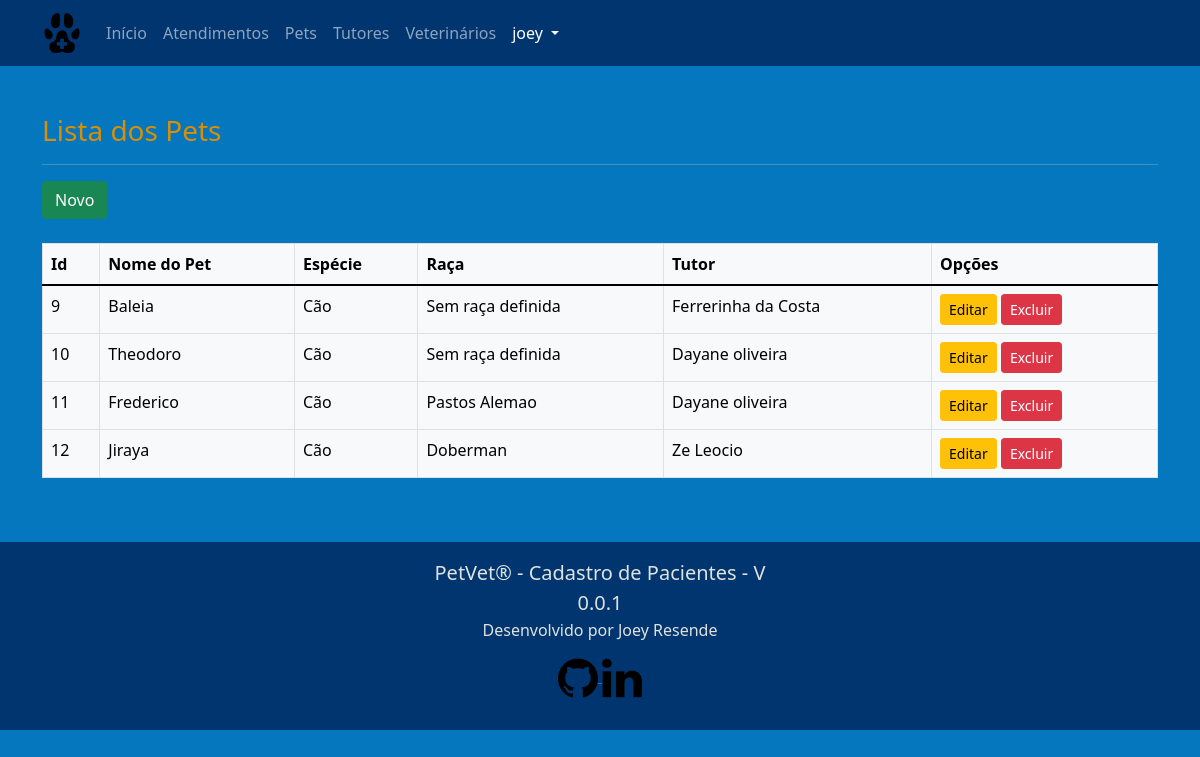
Page /core/pets/ (signed in) on the earlier database version.
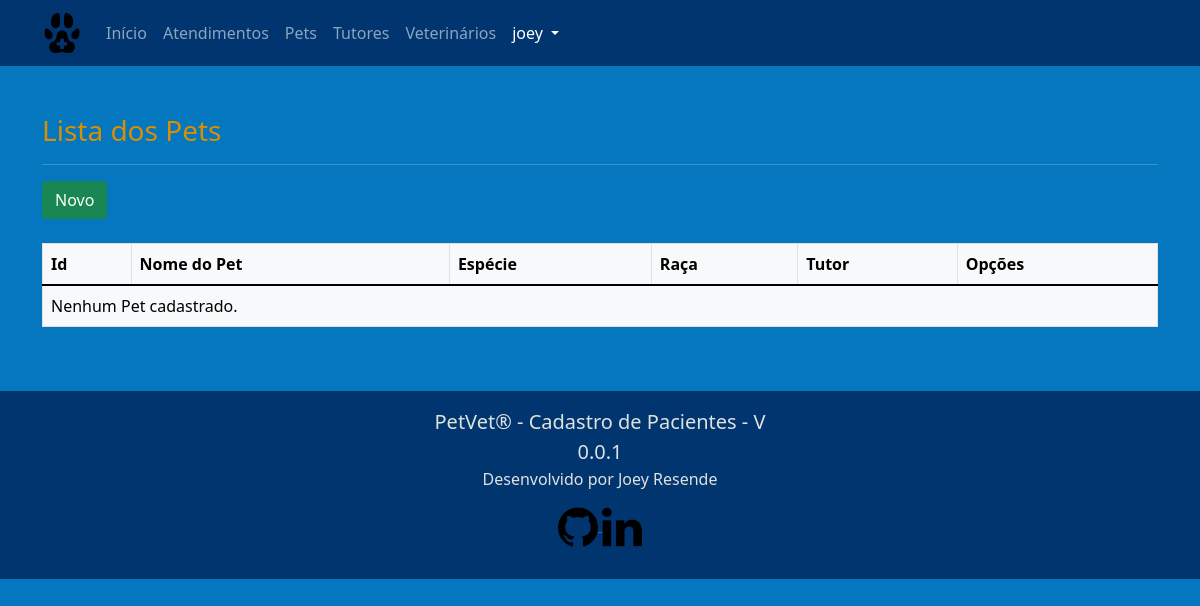
Same page on the later database version.
### core/models.py (models this page shows, shortened)
class Pets(models.Model):
    id = models.AutoField(primary_key=True)
    pet_name = models.CharField(
        max_length=30, verbose_name='Nome do Pet')
    species = models.CharField(
        max_length=20, verbose_name='Espécie')
    breed = models.CharField(
        max_length=30, verbose_name='Raça')
    gender = models.CharField(
        max_length=5, choices=sex_status, verbose_name='Genêro')
    date_of_birth = models.DateField(
        null=True, blank=True, verbose_name='Data de Nascimento')
    castrated = models.CharField(
        max_length=3, choices=castrated_status, default='N', verbose_name='Castrado?')
    weight = models.DecimalField(
        max_digits=6, decimal_places=3, verbose_name='Peso')
    tutor_name = models.ForeignKey(
        'Tutor', on_delete=models.PROTECT, null=True, verbose_name="Nome do Tutor")
    class Meta:
        ordering = ['id']

class Tutor(models.Model):
    tutor_name = models.CharField(
        max_length=30, verbose_name='Nome do Tutor')
    cpf = CPFField('cpf')
    phone = PhoneField(verbose_name='Telefone')
    email = models.EmailField(max_length=254, verbose_name='Email')
    cep = models.IntegerField(help_text='Cep')
    street = models.CharField(max_length=40, verbose_name='Rua')
    number = models.IntegerField(verbose_name='Numero')
    district = models.CharField(max_length=40, verbose_name='Bairro')
    city = models.CharField(
        max_length=40, default='Petrolina', verbose_name='Cidade')
    state = models.CharField(
        max_length=40, default='Pernambuco', verbose_name='Estado')
    def __str__(self):
        return self.tutor_name

### core/views.py (the view)
# urls.py: path('pets/', PetList.as_view(), name='pets'),
class PetList(LoginRequiredMixin, ListView):
    login_url = '/accounts/login/'
    model = Pets
    template_name = 'core/pet_list.html'

### core/templates/core/pet_list.html (shortened to what this page needs)
{% extends 'core/base_model.html' %}
{% block content %}
<h3>Lista dos Pets</h3>
<hr>
<a href="{% url 'pet_new' %}" class="btn btn-success btn">Novo</a><br><br>
<div class="table-responsive">
  <table class="table table-bordered table-hover table-light">
    <thead class="thead-dark">
      <tr>
        <th>Id</th>
        <th>Nome do Pet</th>
        <th>Espécie</th>
        <th>Raça</th>
        <th>Tutor</th>
        <th>Opções</th>
      </tr>
    </thead>
      {% for each in object_list %}
      <tr>
        <td>{{ each.id }}</td>
        <td>{{ each.pet_name }}</td>
        <td>{{ each.species }}</td>
        <td>{{ each.breed }}</td>
        <td>{{ each.tutor_name }}</td>
        <td>
          <a href="{% url 'pet_edit' each.pk %}" class="btn btn-warning btn-sm">Editar</a>
          <a href="{% url 'pet_delete' each.pk %}" class="btn btn-danger btn-sm">Excluir</a>
        </td>
      </tr>
      {% empty %}
      <tr>
        <td colspan="6">Nenhum Pet cadastrado.</td>
      </tr>
      {% endfor %}
  </table>
</div>
{% endblock %}

Differences in the rows shown:
removed Pets: id "9", pet_name "Baleia", species "Cão", breed "Sem raça definida", tutor_name "Ferrerinha da Costa"
removed Pets: id "10", pet_name "Theodoro", species "Cão", breed "Sem raça definida", tutor_name "Dayane oliveira"
removed Pets: id "11", pet_name "Frederico", species "Cão", breed "Pastos Alemao", tutor_name "Dayane oliveira"
removed Pets: id "12", pet_name "Jiraya", species "Cão", breed "Doberman", tutor_name "Ze Leocio"
Other differences:
text now shown: "Nenhum Pet cadastrado."
